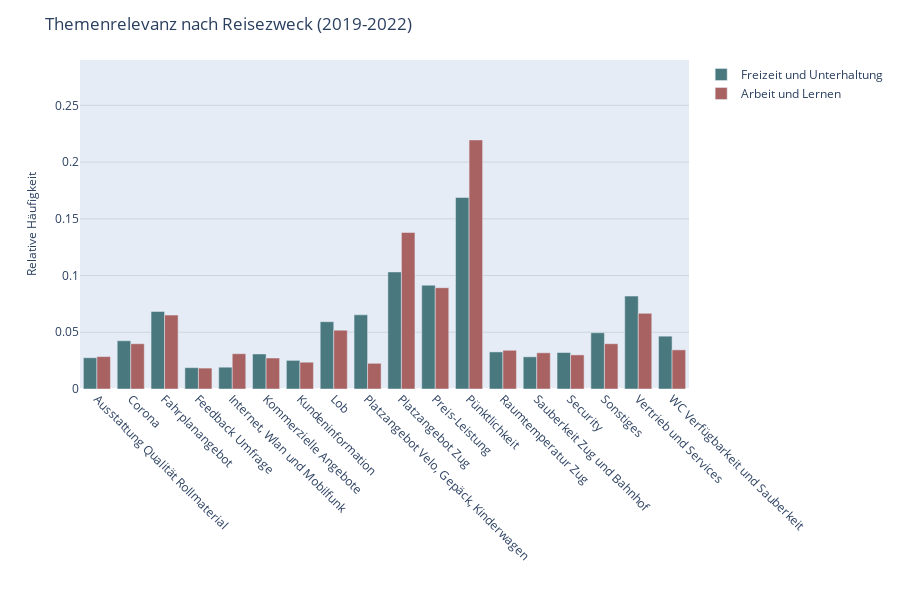

Notebook code for this chart:
### Code cell
barchart_Reisezweck = create_grouped_barchart(df_R_zweck ,
                                              x_col="CustomName",
                                              y_col="relative_count",
                                              color_col="R_zweck",
                                              color_discrete_sequence=color_discrete_sequence,
                                              title="Themenrelevanz nach Reisezweck (2019-2022)",
                                              xaxis_title='',
                                              yaxis_title='Relative Häufigkeit',
                                              legend_title='',
                                              template=template,
                                              path=path,
                                              filename="Themenrelevanz_Reisezweck")

### Figure 1 — Plotly figure (JSON) as saved in the notebook; plotly's stock layout.template omitted (floating-point values rounded to 4 significant figures)
{"data": [{"alignmentgroup": "True", "customdata": [["Freizeit und Unterhaltung"], ["Freizeit und Unterhaltung"], ["Freizeit und Unterhaltung"], ["Freizeit und Unterhaltung"], ["Freizeit und Unterhaltung"], ["Freizeit und Unterhaltung"], ["Freizeit und Unterhaltung"], ["Freizeit und Unterhaltung"], ["Freizeit und Unterhaltung"], ["Freizeit und Unterhaltung"], ["Freizeit und Unterhaltung"], ["Freizeit und Unterhaltung"], ["Freizeit und Unterhaltung"], ["Freizeit und Unterhaltung"], ["Freizeit und Unterhaltung"], ["Freizeit und Unterhaltung"], ["Freizeit und Unterhaltung"], ["Freizeit und Unterhaltung"]], "hovertemplate": "R_zweck=%{customdata[0]}<br>CustomName=%{x}<br>relative_count=%{y}<extra></extra>", "legendgroup": "Freizeit und Unterhaltung", "marker": {"color": "#49787F", "pattern": {"shape": ""}}, "name": "Freizeit und Unterhaltung", "offsetgroup": "Freizeit und Unterhaltung", "orientation": "v", "showlegend": true, "textposition": "auto", "type": "bar", "x": ["Ausstattung Qualität Rollmaterial", "Corona", "Fahrplanangebot", "Feedback Umfrage", "Internet, Wlan und Mobilfunk", "Kommerzielle Angebote", "Kundeninformation", "Lob", "Platzangebot Velo, Gepäck, Kinderwagen", "Platzangebot Zug", "Preis-Leistung", "Pünktlichkeit", "Raumtemperatur Zug", "Sauberkeit Zug und Bahnhof", "Security", "Sonstiges", "Vertrieb und Services", "WC Verfügbarkeit und Sauberkeit"], "xaxis": "x", "y": [0.02756, 0.04254, 0.06837, 0.0188, 0.01922, 0.03088, 0.02523, 0.05932, 0.06537, 0.1032, 0.09151, 0.1688, 0.03268, 0.02837, 0.03215, 0.04961, 0.0819, 0.04657], "yaxis": "y"}, {"alignmentgroup": "True", "customdata": [["Arbeit und Lernen"], ["Arbeit und Lernen"], ["Arbeit und Lernen"], ["Arbeit und Lernen"], ["Arbeit und Lernen"], ["Arbeit und Lernen"], ["Arbeit und Lernen"], ["Arbeit und Lernen"], ["Arbeit und Lernen"], ["Arbeit und Lernen"], ["Arbeit und Lernen"], ["Arbeit und Lernen"], ["Arbeit und Lernen"], ["Arbeit und Lernen"], ["Arbeit und Lernen"], ["Arbeit und Lernen"], ["Arbeit und Lernen"], ["Arbeit und Lernen"]], "hovertemplate": "R_zweck=%{customdata[0]}<br>CustomName=%{x}<br>relative_count=%{y}<extra></extra>", "legendgroup": "Arbeit und Lernen", "marker": {"color": "#A96262", "pattern": {"shape": ""}}, "name": "Arbeit und Lernen", "offsetgroup": "Arbeit und Lernen", "orientation": "v", "showlegend": true, "textposition": "auto", "type": "bar", "x": ["Ausstattung Qualität Rollmaterial", "Corona", "Fahrplanangebot", "Feedback Umfrage", "Internet, Wlan und Mobilfunk", "Kommerzielle Angebote", "Kundeninformation", "Lob", "Platzangebot Velo, Gepäck, Kinderwagen", "Platzangebot Zug", "Preis-Leistung", "Pünktlichkeit", "Raumtemperatur Zug", "Sauberkeit Zug und Bahnhof", "Security", "Sonstiges", "Vertrieb und Services", "WC Verfügbarkeit und Sauberkeit"], "xaxis": "x", "y": [0.02858, 0.03991, 0.06515, 0.01843, 0.03109, 0.02732, 0.02362, 0.05182, 0.02265, 0.138, 0.08929, 0.2195, 0.03413, 0.03191, 0.03006, 0.03991, 0.06671, 0.0345], "yaxis": "y"}], "layout": {"barmode": "group", "height": 600, "legend": {"title": {"text": ""}, "tracegroupgap": 0}, "margin": {"t": 60}, "title": {"text": "Themenrelevanz nach Reisezweck (2019-2022)"}, "width": 900, "xaxis": {"anchor": "y", "automargin": true, "domain": [0, 1], "showgrid": false, "tickangle": 45, "tickfont": {"size": 12}, "tickmode": "array", "ticktext": ["Ausstattung Qualität Rollmaterial", "Corona", "Fahrplanangebot", "Feedback Umfrage", "Internet, Wlan und Mobilfunk", "Kommerzielle Angebote", "Kundeninformation", "Lob", "Platzangebot Velo, Gepäck, Kinderwagen", "Platzangebot Zug", "Preis-Leistung", "Pünktlichkeit", "Raumtemperatur Zug", "Sauberkeit Zug und Bahnhof", "Security", "Sonstiges", "Vertrieb und Services", "WC Verfügbarkeit und Sauberkeit", "Ausstattung Qualität Rollmaterial", "Corona", "Fahrplanangebot", "Feedback Umfrage", "Internet, Wlan und Mobilfunk", "Kommerzielle Angebote", "Kundeninformation", "Lob", "Platzangebot Velo, Gepäck, Kinderwagen", "Platzangebot Zug", "Preis-Leistung", "Pünktlichkeit", "Raumtemperatur Zug", "Sauberkeit Zug und Bahnhof", "Security", "Sonstiges", "Vertrieb und Services", "WC Verfügbarkeit und Sauberkeit"], "tickvals": [0, 1, 2, 3, 4, 5, 6, 7, 8, 9, 10, 11, 12, 13, 14, 15, 16, 17, 18, 19, 20, 21, 22, 23, 24, 25, 26, 27, 28, 29, 30, 31, 32, 33, 34, 35], "tickwidth": 1, "title": {"text": ""}}, "yaxis": {"anchor": "x", "domain": [0, 1], "gridcolor": "rgba(0,0,0,0.1)", "gridwidth": 1, "range": [0, 0.29], "showgrid": true, "title": {"font": {"size": 12}, "text": "Relative Häufigkeit"}}}}
